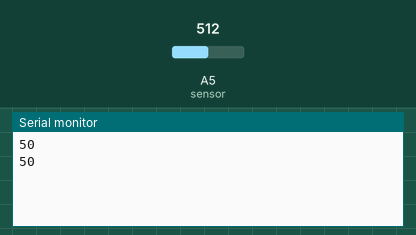
Recording of a sketch running on a simulated Arduino Uno, built with avr-gcc and run on an emulated ATmega328P. Parts: the last lines printed to the serial monitor. The inputs (shaded band) are chosen by the test bench; at power-on: A5 (sensor) = 512.

Above: at 1.8 s.
1.9 s: A5 (sensor) set to 716
At 2.6 s:
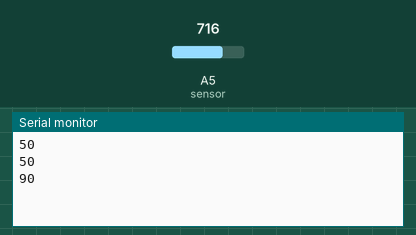
3.4 s: A5 (sensor) set to 810
At 4.8 s:
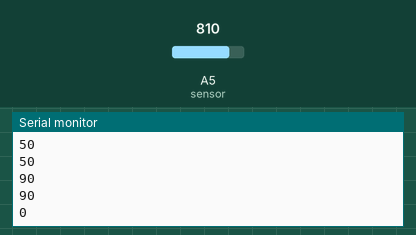
Timing chart, 0 to 6.4 s (numbered marks = the images above; inputs shaded):
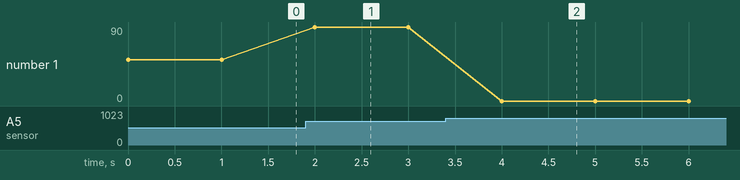

The sketch:

sensor_humedad.ino
```cpp
#include <SoftwareSerial.h>

#define rxPin 1
#define txPin 2


SoftwareSerial BTSerial (rxPin, txPin);

int sensor = A5;
int valor_sensor = 0;
int mapeo = 0;
int humedad = 0;

void setup() {
  Serial.begin(9600);
  BTSerial.begin(9600);

}

void loop() {
//Serial.println("Sensor value =");
valor_sensor = analogRead(sensor);
//Serial.println(valor_sensor);

if (valor_sensor>=160 && valor_sensor <=800){
mapeo=map(valor_sensor, 160, 800, 0, 100);
if (mapeo==0)  {humedad=0;}
else if (mapeo<5) {humedad=0;}
else if (mapeo>=5 && mapeo<=15) {humedad=10;}
else if (mapeo>15 && mapeo<=25) {humedad=20;}
else if (mapeo>25 && mapeo<=35) {humedad=30;}
else if (mapeo>35 && mapeo<=45) {humedad=40;}
else if (mapeo>45 && mapeo<=55) {humedad=50;}
else if (mapeo>55 && mapeo<=65) {humedad=60;}
else if (mapeo>65 && mapeo<=75) {humedad=70;}
else if (mapeo>75 && mapeo<=85) {humedad=80;}
else if (mapeo>85 && mapeo<=95) {humedad=90;}
else if (mapeo>95) {humedad=100;}
}
else humedad=0;


Serial.println(humedad);

delay(1000);

}
```

Measured:
- after the input at 1.9 s, the serial monitor: prints a new line after 0.10 s (image 1)
- after the input at 3.4 s, the serial monitor: prints a new line after 0.60 s (image 2)
- plotted number 1: 50 → 90 after the input at 1.9 s, 90 → 0 after the input at 3.4 s
